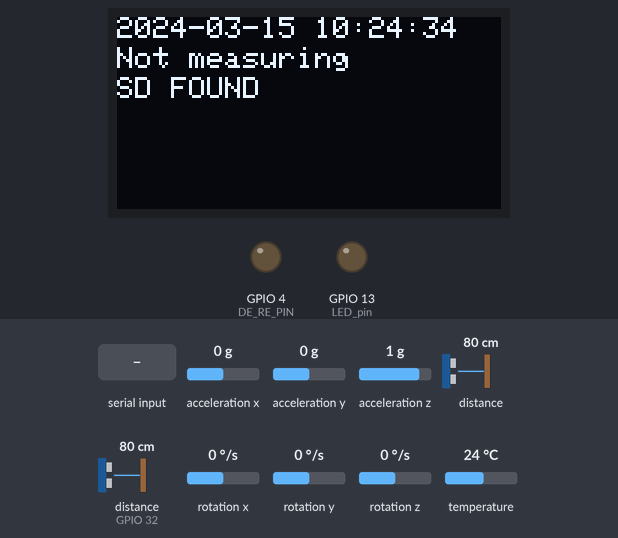
Simulated run of this sketch. Board: ESP32. Shown: 128×64 one-colour display, output pins drawn as LEDs (lit = HIGH). The inputs (shaded band) are chosen by the test bench; at power-on: distance to the obstacle (sensor on GPIO 32) 80 cm, rotation x 0 °/s, acceleration x 0 g, acceleration y 0 g, acceleration z 1 g, distance to the obstacle 80 cm, rotation y 0 °/s, rotation z 0 °/s, temperature 24 °C. The echo pulse lasts 58.3 µs per cm; WiFi joins after 1.5 s; servers stay silent unless stated; network time is answered at once with the bench clock; the local clock reads 2024-03-15 10:24:30 at power-on unless the sketch sets it; storage starts empty; pins used as bus, display or sensor lines are not drawn; what the sketch prints to the serial monitor is not drawn.

Above: at 4.3 s.
4.4 s: "START:" received over the second serial link
At 7.1 s:
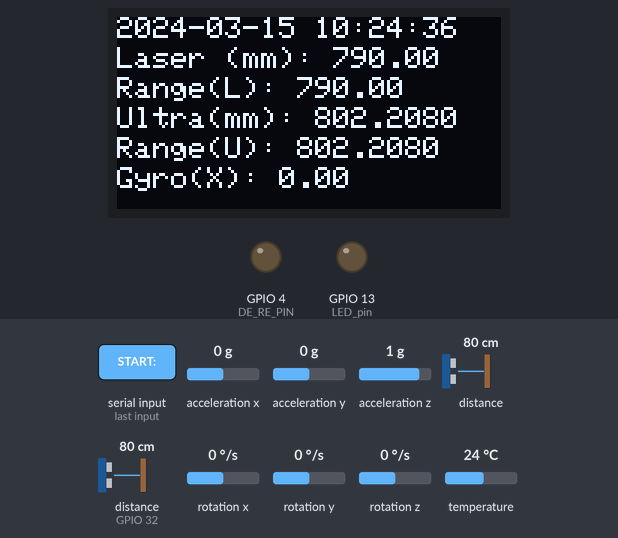
7.4 s: distance to the obstacle (sensor on GPIO 32) set to 2 cm
At 8.7 s:
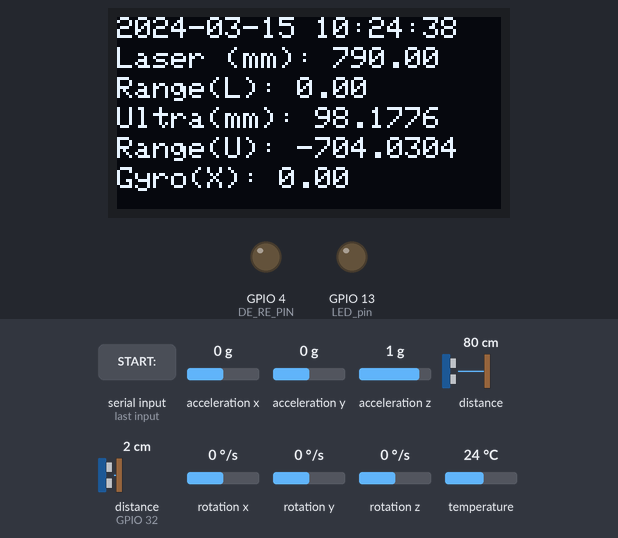
10.4 s: "OFF:" received over the second serial link
At 13.3 s:
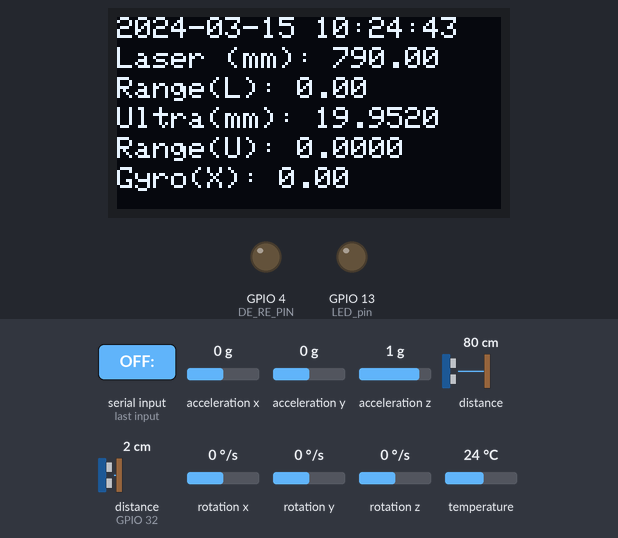
13.4 s: rotation x set to -192 °/s
At 16.3 s:
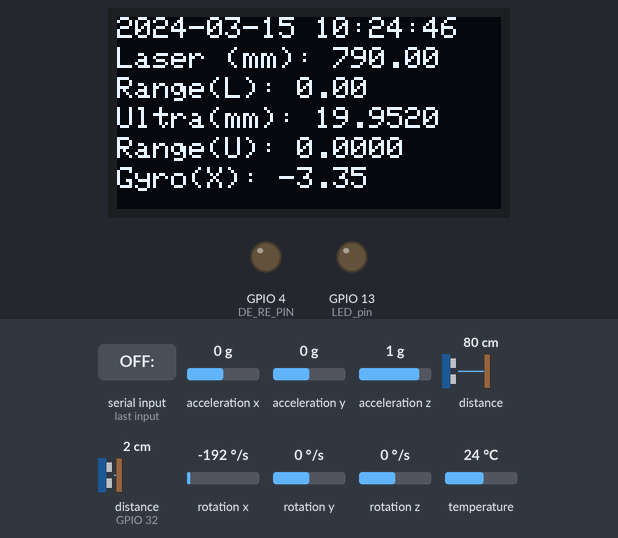
16.4 s: "STOP:" received over the second serial link
Timing chart, 0 to 19.4 s (numbered marks = the images above; inputs shaded):
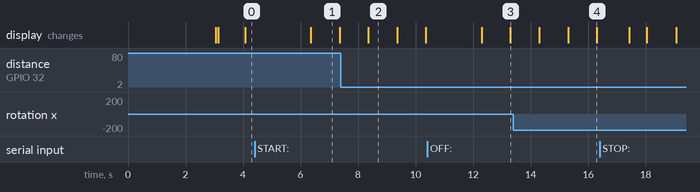

Measured:
- after the input at 4.4 s, the display: changes after 2.0 s (image 1)
- what the display in image 1 shows lasts 1.0 s, from 6.4 s to 7.4 s

The sketch:

SD_RTC_RS485_ESP32.ino
```cpp
#include <Wire.h>
#include <Adafruit_VL53L0X.h>
#include <Adafruit_MPU6050.h>
#include <Adafruit_Sensor.h>
#include <Adafruit_SSD1306.h>

// OLED display configuration
#define SCREEN_WIDTH 128
#define SCREEN_HEIGHT 64
#define SCREEN_ADDRESS 0x3C
Adafruit_SSD1306 display(SCREEN_WIDTH, SCREEN_HEIGHT, &Wire, -1);

// Pins for Ultrasonic sensor
const int triggerPin = 33;
const int echoPin = 32;

float gyro = 0;

// Create sensor objects
Adafruit_VL53L0X lox;  // Laser distance sensor
Adafruit_MPU6050 mpu;  // MPU6050 for accelerometer and gyroscope data

// Timing variables
unsigned long previousMillis = 0;
const unsigned long interval = 1000;

unsigned long ReadingPreviousMillis = 0;  // Counter for time indication
const unsigned long ReadingInterval = 100;
const unsigned long numReadings = interval / ReadingInterval;  // Number of readings in one second

unsigned long previousMillisForRS485connection = 0;
const unsigned long intervalForRS485connection = 5000;

int currentIndex = 0;  // Current index to store the reading

double laser = 0;
double previousLaser = 0;           // Stores previous laser distance
double laserSum = 0;                // Stores previous laser distance
double laserReadings[numReadings];  // Array to store the readings

double ultrasonicDistance = 0;
double previousUltrasonic = 0;      // Stores previous ultrasonic distance
double ultrasonicDistanceSum = 0;   // Stores previous ultrasonic distance
double ultraReadings[numReadings];  // Array to store the readings

double UltraMaxValueInterval = 0;
double UltraMinValueInterval = 0;
double UltraRANGEinterval = 0;

double LaserMaxValueInterval = 0;
double LaserMinValueInterval = 0;
double LaserRANGEinterval = 0;

double diffUltraInOneSec = 0;
double diffLaserInOneSec = 0;

double UltraSqDiff = 0;
double UltraStdDev = 0;
int LaserSqDiff = 0;
double LaserStdDev = 0;

#include "FS.h"
#include <SD.h>
#include <SPI.h>

String dataMessage;
bool sdCardPresent = false;

#include <WiFi.h>  //By fair electro 24 Aug 2023 https://youtu.be/FNOC0GFGcG0?si=x4cHJ9zDt9cXv5z3
#include <NTPClient.h>
#include <WiFiUdp.h>
const long utcOffsetInSeconds = 8 * 3600;  // Adjust this based on your timezone.... 5 is for pakistan
WiFiUDP ntpUDP;
NTPClient timeClient(ntpUDP, "pool.ntp.org", utcOffsetInSeconds);
#include <Wire.h>  //By fair electro 24 Aug 2023 https://youtu.be/FNOC0GFGcG0?si=x4cHJ9zDt9cXv5z3
#include "RTClib.h"
RTC_DS3231 rtc;

#define TX_PIN 17           // RS485 TX Pin
#define RX_PIN 16           // RS485 RX Pin
#define DE_RE_PIN 4         // RS485 Driver Enable/Receiver Enable Pin
char tx_buffer[1024] = "";  // Buffer for data to send
void RS485_SetTX() {
  digitalWrite(DE_RE_PIN, HIGH);  // Enable Driver for Transmission
}
void RS485_SetRX() {
  digitalWrite(DE_RE_PIN, LOW);  // Enable Receiver
}
void RS485_Send(const char *buf, uint16_t size) {
  RS485_SetTX();                        // Switch to transmit mode
  Serial2.write((uint8_t *)buf, size);  // Send data
  Serial2.flush();                      // Wait until data is sent
  RS485_SetRX();                        // Switch back to receive mode
}

const char *ssid = "ipad";
const char *password = "ily666777";

unsigned long currentMillis = 0;

#define LED_pin 13


void setup() {
  // Initialize serial communication
  Serial.begin(115200);
  checkSDCard();
  WiFi.begin(ssid, password);
  delay(3000);
  if (!rtc.begin()) {
    Serial.println("Couldn't find RTC");
    Serial.flush();
    while (1) delay(10);
  }
  timeClient.begin();
  timeClient.update();
  if (WiFi.status() == WL_CONNECTED) {
    rtc.adjust(DateTime(timeClient.getEpochTime()));
  } else {
    Serial.println("Couldn't find Wifi");
  }

  // Initialize OLED display
  if (!display.begin(SSD1306_SWITCHCAPVCC, SCREEN_ADDRESS)) {
    Serial.println(F("SSD1306 OLED allocation failed"));
    for (;;)
      ;
  }
  display.clearDisplay();
  display.setTextSize(1);
  display.setTextColor(SSD1306_WHITE);
  display.setRotation(0);
  display.display();

  // Initialize VL53L0X sensor
  if (!lox.begin()) {
    Serial.println(F("Failed to initialize VL53L0X sensor"));
    while (1)
      ;
  }

  // Initialize MPU6050 sensor
  if (!mpu.begin(0x69)) {
    Serial.println(F("Failed to initialize MPU6050 sensor"));
    while (1)
      ;
  }
  mpu.setAccelerometerRange(MPU6050_RANGE_8_G);  // Set accelerometer range
  mpu.setGyroRange(MPU6050_RANGE_500_DEG);       // Set gyroscope range
  mpu.setFilterBandwidth(MPU6050_BAND_21_HZ);    // Set bandwidth

  // Initialize ultrasonic sensor pins
  pinMode(triggerPin, OUTPUT);
  pinMode(echoPin, INPUT);

  Serial2.begin(115200, SERIAL_8N1, RX_PIN, TX_PIN);
  pinMode(DE_RE_PIN, OUTPUT);
  RS485_SetRX();  // Default to receive mode

  Serial.flush();
  Serial2.flush();

  pinMode(LED_pin, OUTPUT);

  digitalWrite(LED_pin, LOW);
}

bool measuring_status = false;
bool laser_pointers_status = false;

String measuring_command = "STOP";
String laser_pointers_command = "OFF";

String sdCardPresent_status = "No";

void loop() {
  currentMillis = millis();


  if ((measuring_status)) {
    if (currentMillis - previousMillisForRS485connection > intervalForRS485connection) {
      measuring_command = "STOP";
      laser_pointers_command = "OFF";
    }
  }

  if (Serial2.available() > 3) {
    measuring_command = Serial2.readStringUntil(':');  //https://youtu.be/VdSFwYrYqW0?si=4_7ddYQORFcv9GpS
    laser_pointers_command = Serial2.readStringUntil('\n');
    laser_pointers_command.trim();
    measuring_command.trim();
    Serial.println(measuring_command);
    Serial.println(laser_pointers_command);
    previousMillisForRS485connection = millis();
  }

  if (measuring_command == "START") {
    measuring_status = true;
  } else if (measuring_command == "STOP") {
    measuring_status = false;
  } else {
    measuring_status = measuring_status;
  }
  if (laser_pointers_command == "ON") {
    laser_pointers_status = true;
  } else if (laser_pointers_command == "OFF") {
    laser_pointers_status = false;
  } else {
    laser_pointers_status = laser_pointers_status;
  }


  if (laser_pointers_status)
    digitalWrite(LED_pin, HIGH);
  else
    digitalWrite(LED_pin, LOW);

  if (measuring_status) {
    if (currentMillis - ReadingPreviousMillis >= ReadingInterval) {
      // --- MPU6050 Accelerometer and Gyroscope Measurement ---
      sensors_event_t a, g, temp;
      mpu.getEvent(&a, &g, &temp);
      gyro = g.gyro.x;  // Get x-axis gyroscope data

      // --- VL53L0X Distance Measurement ---
      VL53L0X_RangingMeasurementData_t measure;
      lox.rangingTest(&measure, false);                                 // Perform measurement
      if (measure.RangeStatus != 4 && measure.RangeMilliMeter != 8191)  // Phase failures have incorrect data
        laser = (double)measure.RangeMilliMeter - 10;
      else
        laser = 0;  // Error code for invalid measurement
      // Send a pulse to the ultrasonic sensor
      digitalWrite(triggerPin, LOW);
      delayMicroseconds(2);
      digitalWrite(triggerPin, HIGH);
      delayMicroseconds(10);
      digitalWrite(triggerPin, LOW);

      // Measure the time for the pulse to return
      long duration = pulseIn(echoPin, HIGH);

      // Calculate the distance in cm
      ultrasonicDistance = 10 * duration * 0.0344 / 2;

      laserReadings[currentIndex] = laser;
      ultraReadings[currentIndex] = ultrasonicDistance;
      Serial.print("currentIndex: ");
      Serial.print(currentIndex);
      Serial.printf("        %.0f    ", laser);
      Serial.printf(" %.3f\n", ultrasonicDistance);
      currentIndex++;
      if (currentIndex >= numReadings) {
        if (currentMillis - previousMillis >= interval) {
          Serial.flush();
          UltraMaxValueInterval = ultraReadings[0];
          UltraMinValueInterval = ultraReadings[0];
          UltraRANGEinterval = 0;
          ultrasonicDistanceSum = 0;  // Reset sum for averaging

          LaserMaxValueInterval = laserReadings[0];
          LaserMinValueInterval = laserReadings[0];
          LaserRANGEinterval = 0;
          laserSum = 0;

          //by geeksforgeeks 28 Dec, 2024 https://www.geeksforgeeks.org/mathematics-mean-variance-and-standard-deviation/
          //by Roel Van de Paar 23 Oct 2021 https://www.youtube.com/watch?v=NzWNJsG5EP8&t=38s&ab_channel=RoelVandePaar
          for (int i = 0; i < numReadings; i++) {
            ultrasonicDistanceSum += ultraReadings[i];
            if (ultraReadings[i] > UltraMaxValueInterval) {
              UltraMaxValueInterval = ultraReadings[i];
            } else if (ultraReadings[i] < UltraMinValueInterval) {
              UltraMinValueInterval = ultraReadings[i];
            }

            laserSum += laserReadings[i];
            if (laserReadings[i] > LaserMaxValueInterval) {
              LaserMaxValueInterval = laserReadings[i];
            } else if (laserReadings[i] < LaserMinValueInterval) {
              LaserMinValueInterval = laserReadings[i];
            }
          }

          UltraRANGEinterval = UltraMaxValueInterval - UltraMinValueInterval;
          ultrasonicDistance = ultrasonicDistanceSum / numReadings;
          diffUltraInOneSec = ultrasonicDistance - previousUltrasonic;

          LaserRANGEinterval = LaserMaxValueInterval - LaserMinValueInterval;
          laser = laserSum / numReadings;
          diffLaserInOneSec = laser - previousLaser;

          UltraSqDiff = 0;
          for (int i = 0; i < numReadings; i++) {
            UltraSqDiff += (ultraReadings[i] - ultrasonicDistance) * (ultraReadings[i] - ultrasonicDistance);
            ultraReadings[i] = 0;
          }
          UltraSqDiff = UltraSqDiff / numReadings;
          UltraStdDev = sqrt(UltraSqDiff);

          int LaserSqDiff = 0;
          for (int i = 0; i < numReadings; i++) {
            LaserSqDiff += (laserReadings[i] - laser) * (laserReadings[i] - laser);
            laserReadings[i] = 0;
          }
          LaserSqDiff = LaserSqDiff / numReadings;
          LaserStdDev = sqrt(LaserSqDiff);

          dataMessage = padLeft(String(printLocalTime()), 19) + ", " + padLeft(String(ultrasonicDistance, 2), 10) + ", " + padLeft(String(laser, 2), 10) + ", " + padLeft(String(gyro), 7) + "\n";
          if (sdCardPresent) {
            //Serial.println("SD card is available!");
            appendFile(SD, "/data.txt", dataMessage.c_str());  //by Engr Fahad 21 Feb 2021 https://youtu.be/fPvW-dtB6i0?si=oah1L_oaQmai2ylV

            // Perform SD card operations here
          }

          //https://youtu.be/kXjPUu9jZOw?si=3qPoobB1JeInpWOU
          //https://how2electr7nics.com/rs-485-half-duplex-communication-with-max485-arduino/
          snprintf(tx_buffer, sizeof(tx_buffer),
                   "%.4f,%.2f,%.4f,%.2f,%.4f,%.2f,%.2f,%s,%s,%.4f,%.4f,%.4f,%.2f,%.4f,%.4f,%s\n", ultrasonicDistance, laser, diffUltraInOneSec, diffLaserInOneSec, previousUltrasonic, previousLaser, gyro, printLocalTime_timeOnly(), sdCardPresent_status, UltraRANGEinterval, UltraSqDiff, UltraStdDev, LaserRANGEinterval, LaserSqDiff, LaserStdDev, String(numReadings));
          RS485_Send(tx_buffer, strlen(tx_buffer));  // Transmit the data
          Serial.printf("  Avg distance: %.4f", laser);
          Serial.printf("  Prev: %.4f", previousLaser);
          Serial.printf("  Difference: %.4f", diffLaserInOneSec);
          Serial.printf("  R4NGEin1s: %.4f", LaserRANGEinterval);
          Serial.printf("  var: %.4f", LaserSqDiff);
          Serial.printf("  stdDev: %.4f\n", LaserStdDev);
          Serial.printf("  Avg distance: %.4f", ultrasonicDistance);
          Serial.printf("  Prev: %.4f", previousUltrasonic);
          Serial.printf("  Difference: %.4f", diffUltraInOneSec);
          Serial.printf("  R4NGEin1s: %.4f", UltraRANGEinterval);
          Serial.printf("  var: %.4f", UltraSqDiff);
          Serial.printf("  stdDev: %.4f\n\n", UltraStdDev);
          // Print all sensor data to Serial Monitor
          /* Serial.print(ultrasonicDistance, 4);  //to Python by Paul McWhorter 25 Jan 2022 https://www.youtube.com/watch?v=VN3HJm3spRE&ab_channel=PaulMcWhorter
          Serial.print(",");
          Serial.print(laser);
          Serial.print(",");
          Serial.print(diffUltraInOneSec, 4);
          Serial.print(",");
          Serial.print(diffLaserInOneSec);
          Serial.print(",");
          Serial.print(previousUltrasonic, 4);
          Serial.print(",");
          Serial.print(previousLaser);
          Serial.print(",");
          Serial.print(gyro);
          Serial.print(",");
          Serial.print(printLocalTime_timeOnly());
          Serial.print(",");
          Serial.print(sdCardPresent_status);
          Serial.print(",");
          Serial.print(UltraRANGEinterval);
          Serial.print(",");
          Serial.print(UltraSqDiff);
          Serial.print(",");
          Serial.print(UltraStdDev);
          Serial.print(",");
          Serial.print(LaserRANGEinterval);
          Serial.print(",");
          Serial.print(LaserSqDiff);
          Serial.print(",");
          Serial.println(LaserStdDev);*/

          display.setCursor(0, 0);
          display.print(printLocalTime());

          display.setCursor(0, 10);
          display.print("Laser (mm): ");
          if (laser != 0)
            display.print(laser, 2);
          else
            display.print("N/A");
          // Display Laser Range on OLED
          display.setCursor(0, 20);
          display.print("Range(L): ");
          display.print(diffLaserInOneSec, 2);

          // Display Ultrasonic distance
          display.setCursor(0, 30);
          display.print("Ultra(mm): ");
          display.print(ultrasonicDistance, 4);

          // Display Ultrasonic Range on OLED
          display.setCursor(0, 40);
          display.print("Range(U): ");
          display.print(diffUltraInOneSec, 4);

          // Display MPU6050 gyroscope data
          display.setCursor(0, 50);
          display.print("Gyro(X): ");
          display.print(gyro);

          // Update the display
          display.display();
          display.clearDisplay();

          previousUltrasonic = ultrasonicDistance;  // Update previous values
          previousLaser = laser;
          previousMillis = currentMillis;  // Reset timing
        }
        currentIndex = 0;
      }
      ReadingPreviousMillis = currentMillis;
    }
  } else {
    display.setCursor(0, 0);
    display.print(printLocalTime());

    display.setCursor(0, 10);
    display.print("Not measuring");
    display.setCursor(0, 20);
    if (sdCardPresent)
      display.print("SD FOUND");
    else if (!sdCardPresent)
      display.print("SD NOT FOUND, NOT SAVING");
    display.display();
    display.clearDisplay();

    checkSDCard();

    previousMillis = 0;
    previousUltrasonic = 0;  // Update previous values
    previousLaser = 0;
    ReadingPreviousMillis = 0;
    currentIndex = 0;
  }
}

String printLocalTime() {
  DateTime now = rtc.now();
  String timeString = String(now.year()) + "-" + (now.month() < 10 ? "0" : "") + String(now.month()) + "-" + (now.day() < 10 ? "0" : "") + String(now.day()) + " " + (now.hour() < 10 ? "0" : "") + String(now.hour()) + ":" + (now.minute() < 10 ? "0" : "") + String(now.minute()) + ":" + (now.second() < 10 ? "0" : "") + String(now.second());  //Chatgpt
  return timeString;                                                                                                                                                                                                                                                                                                                                 // Print the formatted time
}

String printLocalTime_timeOnly() {
  DateTime now = rtc.now();
  String timeString = (now.hour() < 10 ? "0" : "") + String(now.hour()) + ":" + (now.minute() < 10 ? "0" : "") + String(now.minute()) + ":" + (now.second() < 10 ? "0" : "") + String(now.second());  //Chatgpt
  return timeString;                                                                                                                                                                                  // Print the formatted time
}

//ESP32 SD_Test Example https://github.com/espressif/arduino-esp32/blob/master/libraries/SD/examples/SD_Test/SD_Test.ino
void appendFile(fs::FS &fs, const char *path, const char *message) {
  //Serial.printf("Appending to file: %s\n", path);
  File file = fs.open(path, FILE_APPEND);
  if (!file) {
    //Serial.println("Failed to open file for appending");
    sdCardPresent = false;
    sdCardPresent_status = "No";
    return;
  }
  if (file.print(message)) {
    //Serial.println("Message appended");
    sdCardPresent = true;
    sdCardPresent_status = "Yes";
  } else {
    //Serial.println("Append failed");
    sdCardPresent = false;
    sdCardPresent_status = "No";
  }
  file.close();
}

void checkSDCard() {
  SD.end();  //by Ralph S Bacon 15 Mar 2016 https://youtu.be/GQjtG1MeVs4?si=gjt1i7eOD1Qj9MW9

  // Try reinitializing the SD card
  if (!SD.begin()) {
    sdCardPresent = false;
    Serial.println("Failed to initialize SD card.");
    sdCardPresent_status = "No";
    return;
  }
  // Check card type
  uint8_t cardType = SD.cardType();
  if (cardType == CARD_NONE) {
    Serial.println("No SD card attached.");
    sdCardPresent = false;
    sdCardPresent_status = "No";
  } else {
    Serial.println("SD card detected.");
    sdCardPresent = true;
    sdCardPresent_status = "Yes";
  }
  return;
}

//Chatgpt
String padLeft(String str, int width) {
  while (str.length() < width) {
    str = " " + str;  // Add a space to the left until the desired width is reached
  }
  return str;
}
```
